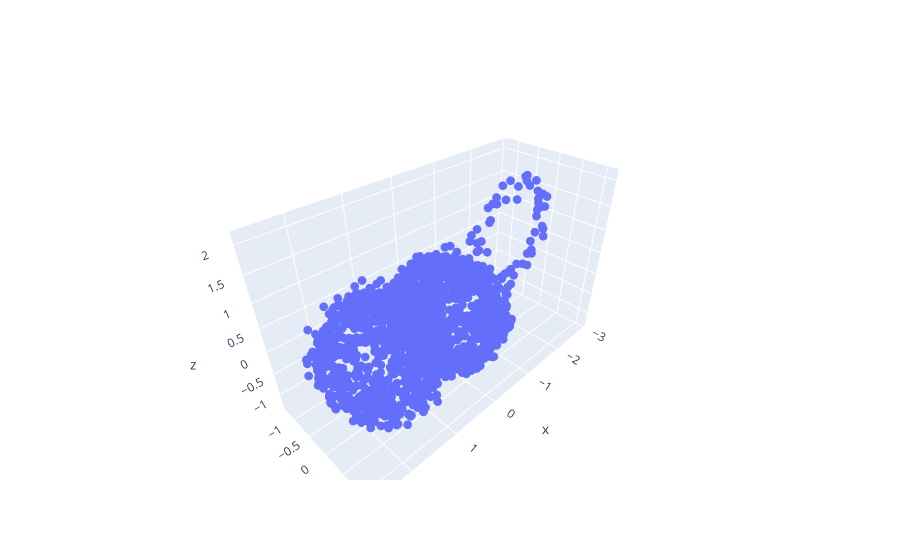

The code cell stored with this chart in its notebook:
### Code cell
ball = np.random.randn(800,3)
ball /= np.linalg.norm(ball, axis = 1).reshape(-1,1)

x = np.linspace(0,2*np.pi,60)
circle = np.stack([np.cos(x),np.zeros(x.shape[0]),np.sin(x)],axis=1) + [-1.75,0,1]

data = np.concatenate([ball,circle,ball + [1.5,0,0]], axis=0)
data += 0.1*np.random.randn(data.shape[0],3)
parameters['ep'] = 0.22
test = DG(data, parameters)
plot_3d(data)


test = DG(data, parameters)

# plt.scatter(test.data[:,0], test.data[:,2], c = test.u()[3])
# test.weak_eigenproblem_1(test.D1())

# test.lam().round(3)


# vmin = 0.004
# vmax = 0.007

# fig = go.Figure(data=[go.Scatter3d(x = data[:,0],
#                                     y = data[:,1],
#                                     z = data[:,2],
#                                     mode='markers',
#                                     marker=dict(
#                                             size=10,
#                                             color=test.u()[6],                # set color to an array/list of desired values
#                                             # colorscale='PRGn',   # choose a colorscale
#                                             opacity=1
#                                         ))])
# fig.update_traces(marker_size = 3)
# fig.update_layout(scene_aspectmode='data')
# fig.show()

### Figure 1 — Plotly figure (JSON) as saved in the notebook; plotly's stock layout.template omitted (floating-point values rounded to 4 significant figures; data arrays with more than 128 entries replaced by an {"elided": "..."} marker saying what was removed)
{"data": [{"marker": {"size": 3}, "mode": "markers", "type": "scatter3d", "x": {"elided": "1660 float values"}, "y": {"elided": "1660 float values"}, "z": {"elided": "1660 float values"}}], "layout": {"scene": {"aspectmode": "data"}}}
